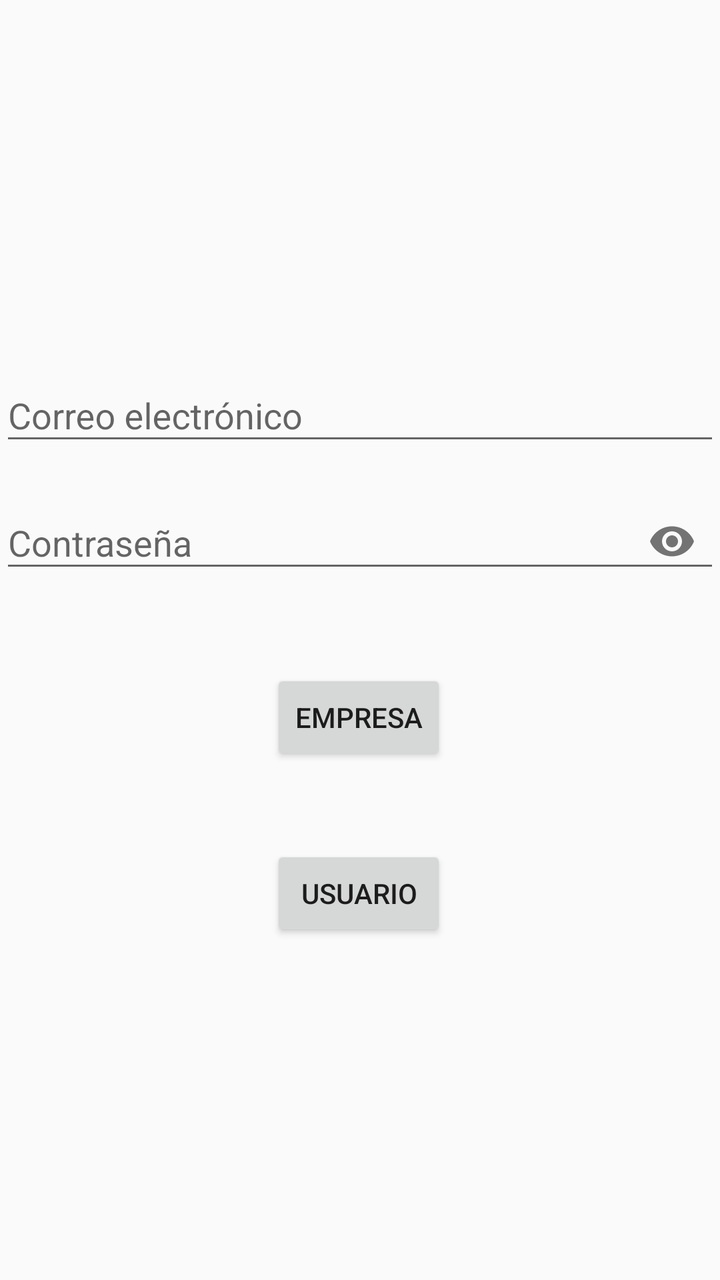
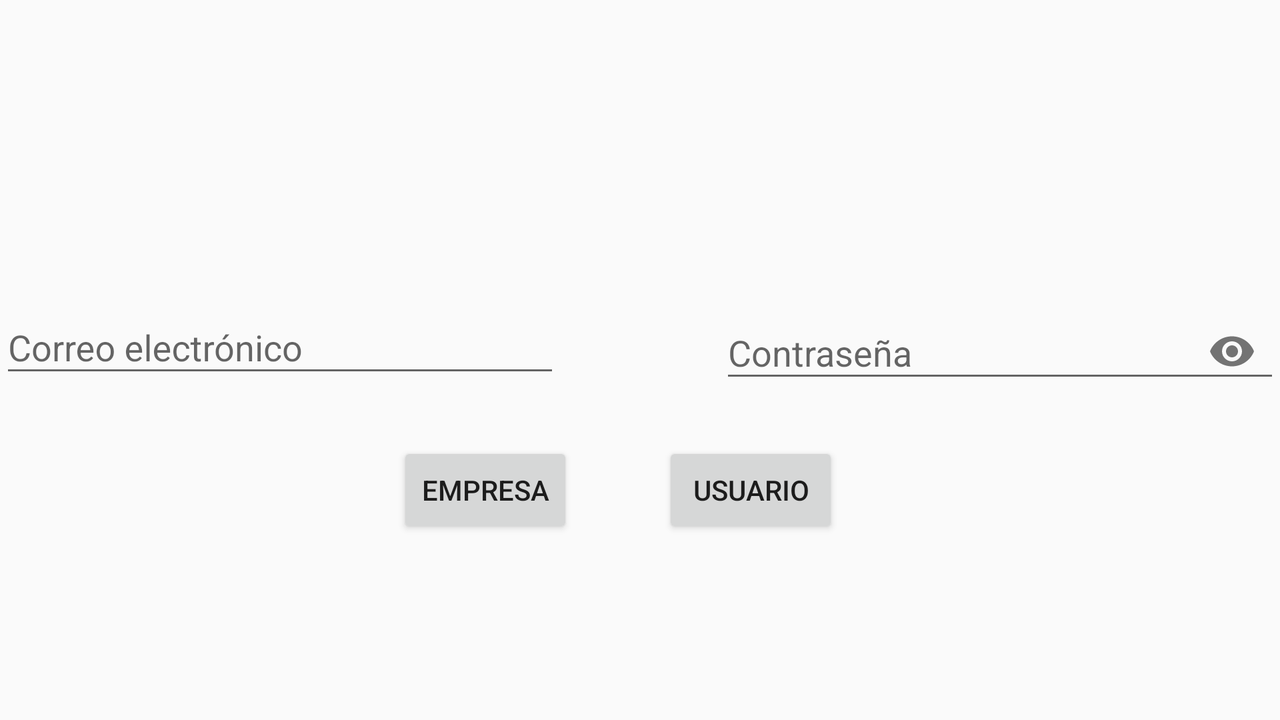

First picture: res/layout/ on a phone held upright. Second picture: the repository's own variant of that layout, on a device whose configuration matches the variant's folder. Source for both follows.
<!-- AndroidManifest.xml: application theme AppTheme -->
<!-- res/layout/fragment_pantalla_10.xml -->
<?xml version="1.0" encoding="utf-8"?>
<layout
    xmlns:android="http://schemas.android.com/apk/res/android"

    xmlns:app="http://schemas.android.com/apk/res-auto"
    xmlns:tools="http://schemas.android.com/tools"
    tools:context=".pantalla_10">



        <androidx.constraintlayout.widget.ConstraintLayout
            android:id="@+id/todo"
            android:layout_width="match_parent"
            android:layout_height="match_parent"

            android:layout_alignParentStart="true"
            android:layout_marginStart="@dimen/margin_view"
            android:layout_marginEnd="@dimen/margin_view"
            >



            <Button
                android:id="@+id/bt_iniciar_sesion_entrar2"
                android:layout_width="wrap_content"
                android:layout_height="wrap_content"

                android:layout_marginTop="40dp"
                android:text="Usuario"
                app:layout_constraintEnd_toEndOf="parent"
                app:layout_constraintHorizontal_bias="0.498"
                app:layout_constraintStart_toStartOf="parent"
                app:layout_constraintTop_toBottomOf="@+id/bt_iniciar_sesion_entrar" />


            <ImageView
                android:id="@+id/imageView4"
                android:layout_width="102dp"
                android:layout_height="93dp"

                android:layout_marginTop="36dp"
                app:layout_constraintEnd_toEndOf="parent"
                app:layout_constraintStart_toStartOf="parent"
                app:layout_constraintTop_toTopOf="parent"
                app:srcCompat="@drawable/ic_image_black" />


            <com.google.android.material.textfield.TextInputLayout
                android:id="@+id/et_correo"
                android:layout_width="match_parent"
                android:layout_height="wrap_content"

                android:hint="Correo electrónico"
                app:endIconMode="clear_text"
                app:layout_constraintBottom_toBottomOf="parent"
                app:layout_constraintEnd_toEndOf="parent"
                app:layout_constraintHorizontal_bias="0.503"
                app:layout_constraintStart_toStartOf="parent"
                app:layout_constraintTop_toBottomOf="@+id/imageView4"
                app:layout_constraintVertical_bias="0.101">

                <com.google.android.material.textfield.TextInputEditText

                    android:layout_width="match_parent"
                    android:layout_height="wrap_content"
                    android:inputType="textEmailAddress"

                    />

            </com.google.android.material.textfield.TextInputLayout>


            <com.google.android.material.textfield.TextInputLayout
                android:id="@+id/et_contra"
                android:layout_width="match_parent"
                android:layout_height="wrap_content"
                android:layout_marginTop="8dp"
                android:hint="Contraseña"
                android:inputType="textPassword"

                app:endIconMode="password_toggle"
                app:layout_constraintEnd_toEndOf="parent"
                app:layout_constraintHorizontal_bias="0.496"
                app:layout_constraintStart_toStartOf="parent"
                app:layout_constraintTop_toBottomOf="@+id/et_correo">

                <com.google.android.material.textfield.TextInputEditText

                    android:layout_width="match_parent"
                    android:layout_height="wrap_content"
                    android:inputType="textPassword"

                    />

            </com.google.android.material.textfield.TextInputLayout>


            <Button
                android:id="@+id/bt_iniciar_sesion_entrar"
                android:layout_width="wrap_content"
                android:layout_height="wrap_content"

                android:layout_marginTop="40dp"
                android:text="Empresa"
                app:layout_constraintEnd_toEndOf="parent"
                app:layout_constraintHorizontal_bias="0.498"
                app:layout_constraintStart_toStartOf="parent"
                app:layout_constraintTop_toBottomOf="@+id/et_contra" />

            <androidx.constraintlayout.widget.Guideline
                android:id="@+id/guideline"
                android:layout_width="wrap_content"
                android:layout_height="wrap_content"
                android:orientation="horizontal"
                app:layout_constraintGuide_end="56dp" />


        </androidx.constraintlayout.widget.ConstraintLayout>



</layout>
<!-- resources referenced by this layout -->
<resources>
  <dimen name="margin_view">16dp</dimen>
  <style name="AppTheme" parent="Theme.AppCompat.Light.DarkActionBar">
          
          <item name="colorPrimary">@color/colorPrimary</item>
          <item name="colorPrimaryDark">@color/colorPrimaryDark</item>
          <item name="colorAccent">@color/colorAccent</item>
      </style>
  <color name="colorPrimary">#6200EE</color>
  <color name="colorPrimaryDark">#3700B3</color>
  <color name="colorAccent">#03DAC5</color>
</resources>
<!-- res/layout-land/fragment_pantalla_10.xml (the author's variant of the layout above) -->
<!-- drawn on the phone turned sideways -->
<?xml version="1.0" encoding="utf-8"?>
<layout
    xmlns:android="http://schemas.android.com/apk/res/android"

    xmlns:app="http://schemas.android.com/apk/res-auto"
    xmlns:tools="http://schemas.android.com/tools"
    tools:context=".pantalla_10">



        <androidx.constraintlayout.widget.ConstraintLayout
            android:id="@+id/todo"
            android:layout_width="match_parent"
            android:layout_height="match_parent"

            android:layout_alignParentStart="true"
            android:layout_marginStart="@dimen/margin_view"
            android:layout_marginEnd="@dimen/margin_view"
            >


            <Button
                android:id="@+id/bt_iniciar_sesion_entrar2"
                android:layout_width="wrap_content"
                android:layout_height="wrap_content"

                android:layout_marginTop="92dp"
                android:text="Usuario"
                app:layout_constraintEnd_toEndOf="parent"
                app:layout_constraintHorizontal_bias="0.6"
                app:layout_constraintStart_toStartOf="parent"
                app:layout_constraintTop_toBottomOf="@+id/imageView4" />

            <ImageView
                android:id="@+id/imageView4"
                android:layout_width="102dp"
                android:layout_height="93dp"

                android:layout_marginTop="36dp"
                app:layout_constraintEnd_toEndOf="parent"
                app:layout_constraintStart_toStartOf="parent"
                app:layout_constraintTop_toTopOf="parent"
                app:srcCompat="@drawable/ic_image_black" />


            <com.google.android.material.textfield.TextInputLayout
                android:id="@+id/et_correo"
                android:layout_width="280dp"
                android:layout_height="wrap_content"

                android:hint="Correo electrónico"
                app:endIconMode="clear_text"
                app:layout_constraintBottom_toTopOf="@+id/guideline"
                app:layout_constraintStart_toStartOf="parent"
                app:layout_constraintTop_toBottomOf="@+id/imageView4"
                app:layout_constraintVertical_bias="0.101">

                <com.google.android.material.textfield.TextInputEditText

                    android:layout_width="match_parent"
                    android:layout_height="wrap_content"
                    android:inputType="textEmailAddress"

                    />

            </com.google.android.material.textfield.TextInputLayout>


            <com.google.android.material.textfield.TextInputLayout
                android:id="@+id/et_contra"
                android:layout_width="280dp"
                android:layout_height="wrap_content"
                android:hint="Contraseña"

                android:inputType="textPassword"
                app:endIconMode="password_toggle"
                app:layout_constraintBottom_toTopOf="@+id/guideline"
                app:layout_constraintEnd_toEndOf="parent"
                app:layout_constraintTop_toBottomOf="@+id/imageView4"
                app:layout_constraintVertical_bias="0.100000024">

                <com.google.android.material.textfield.TextInputEditText

                    android:layout_width="match_parent"
                    android:layout_height="wrap_content"
                    android:inputType="textPassword"

                    />

            </com.google.android.material.textfield.TextInputLayout>

            <Button
                android:id="@+id/bt_iniciar_sesion_entrar"
                android:layout_width="wrap_content"
                android:layout_height="wrap_content"

                android:layout_marginTop="92dp"
                android:text="Empresa"
                app:layout_constraintEnd_toEndOf="parent"
                app:layout_constraintHorizontal_bias="0.36"
                app:layout_constraintStart_toStartOf="parent"
                app:layout_constraintTop_toBottomOf="@+id/imageView4" />

            <androidx.constraintlayout.widget.Guideline
                android:id="@+id/guideline"
                android:layout_width="wrap_content"
                android:layout_height="wrap_content"
                android:orientation="horizontal"
                app:layout_constraintGuide_end="56dp" />


        </androidx.constraintlayout.widget.ConstraintLayout>



</layout>
